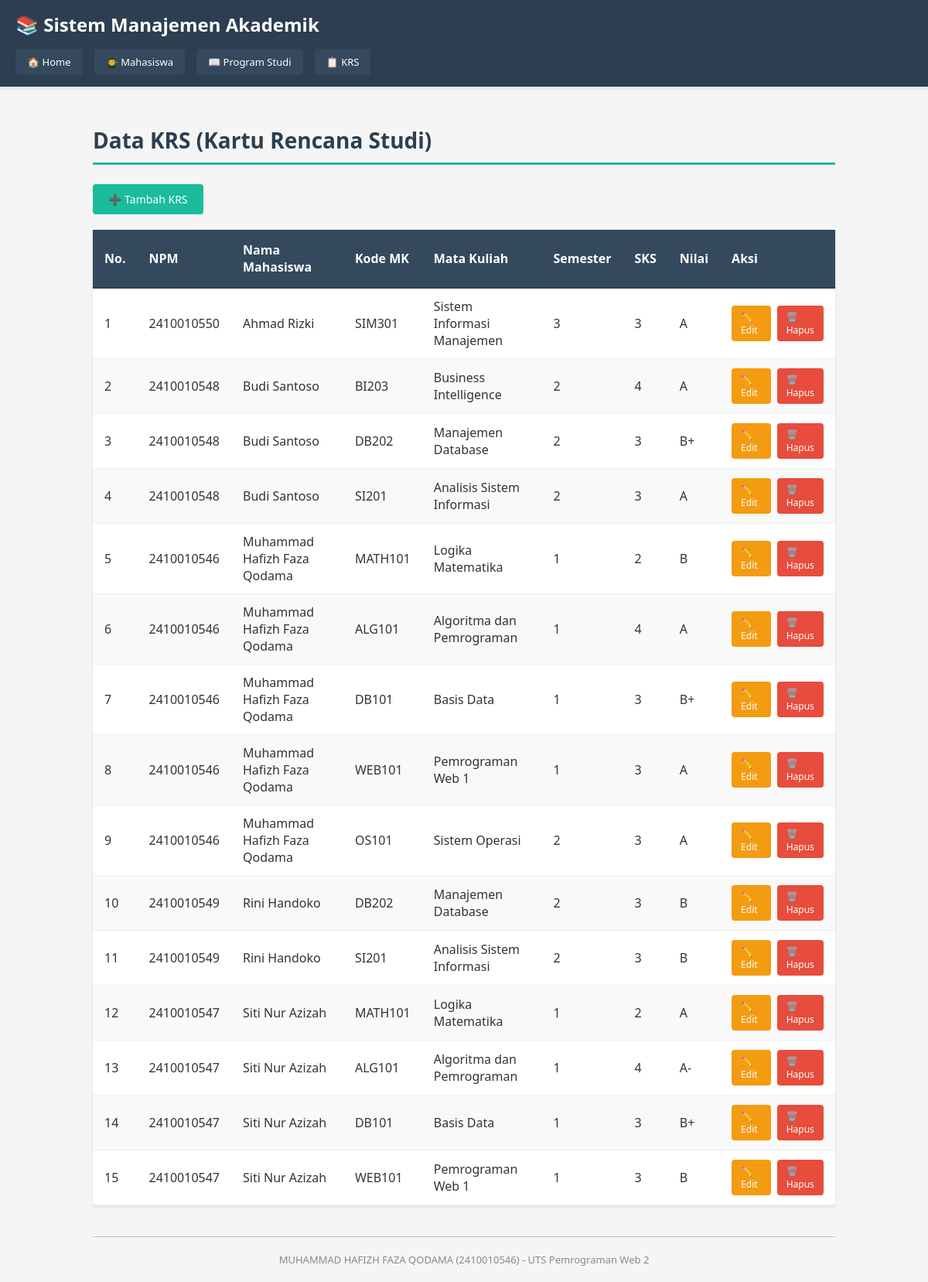
The app's page /krs/index.php with its own data.
### tables this page shows
CREATE TABLE IF NOT EXISTS krs (
    id INT PRIMARY KEY AUTO_INCREMENT,
    id_mahasiswa INT NOT NULL,
    mata_kuliah VARCHAR(100) NOT NULL,
    kode_mk VARCHAR(20) NOT NULL,
    semester INT NOT NULL,
    sks INT NOT NULL,
    nilai VARCHAR(2),
    created_at TIMESTAMP DEFAULT CURRENT_TIMESTAMP,
    FOREIGN KEY (id_mahasiswa) REFERENCES mahasiswa(id) ON DELETE CASCADE ON UPDATE CASCADE
);

CREATE TABLE IF NOT EXISTS mahasiswa (
    id INT PRIMARY KEY AUTO_INCREMENT,
    npm VARCHAR(20) NOT NULL UNIQUE,
    nama VARCHAR(100) NOT NULL,
    email VARCHAR(100),
    no_telp VARCHAR(15),
    alamat TEXT,
    id_prodi INT NOT NULL,
    created_at TIMESTAMP DEFAULT CURRENT_TIMESTAMP,
    FOREIGN KEY (id_prodi) REFERENCES prodi(id) ON DELETE CASCADE ON UPDATE CASCADE
);

### src/krs/index.php (the view, shortened to what this page needs)
<?php
require_once '../config/koneksi.php';
$result = $conn->query("
    SELECT k.*, m.npm, m.nama as nama_mahasiswa
    FROM krs k
    JOIN mahasiswa m ON k.id_mahasiswa = m.id
    ORDER BY m.nama ASC, k.semester ASC
");
$krs_list = $result->fetch_all(MYSQLI_ASSOC);
?>
<!DOCTYPE html>
<html lang="id">
<head>
    <link rel="stylesheet" href="../assets/style.css">
</head>
<body>
    <div class="navbar">
        <h1>📚 Sistem Manajemen Akademik</h1>
        <nav>
            <a href="../index.php">🏠 Home</a>
            <a href="../mahasiswa/index.php">👨‍🎓 Mahasiswa</a>
            <a href="../prodi/index.php">📖 Program Studi</a>
            <a href="../krs/index.php">📋 KRS</a>
        </nav>
    </div>
    <div class="container">
        <h2 class="page-title">Data KRS (Kartu Rencana Studi)</h2>
        <div class="btn-container">
            <a href="tambah.php" class="btn btn-primary">➕ Tambah KRS</a>
        </div>
        <?php if (count($krs_list) > 0): ?>
            <table>
                <thead>
                    <tr>
                        <th>No.</th>
                        <th>NPM</th>
                        <th>Nama Mahasiswa</th>
                        <th>Kode MK</th>
                        <th>Mata Kuliah</th>
                        <th>Semester</th>
                        <th>SKS</th>
                        <th>Nilai</th>
                        <th>Aksi</th>
                    </tr>
                </thead>
                <tbody>
                    <?php foreach ($krs_list as $index => $k): ?>
                        <tr>
                            <td><?php echo $index + 1; ?></td>
                            <td><?php echo htmlspecialchars($k['npm']); ?></td>
                            <td><?php echo htmlspecialchars($k['nama_mahasiswa']); ?></td>
                            <td><?php echo htmlspecialchars($k['kode_mk']); ?></td>
                            <td><?php echo htmlspecialchars($k['mata_kuliah']); ?></td>
                            <td><?php echo $k['semester']; ?></td>
                            <td><?php echo $k['sks']; ?></td>
                            <td><?php echo htmlspecialchars($k['nilai'] ?? '-'); ?></td>
                            <td>
                                <div class="action-buttons">
                                    <a href="edit.php?id=<?php echo $k['id']; ?>" class="btn btn-warning">✏️ Edit</a>
                                    <a href="index.php?hapus=<?php echo $k['id']; ?>" class="btn btn-danger" onclick="return confirm('Yakin ingin menghapus?')">🗑️ Hapus</a>
                                </div>
                            </td>
                        </tr>
                    <?php endforeach; ?>
                </tbody>
            </table>
        <?php else: ?>
            <div class="empty-message">
                📭 Belum ada data KRS
            </div>
        <?php endif; ?>
        <div class="footer">
            <p>MUHAMMAD HAFIZH FAZA QODAMA (2410010546) - UTS Pemrograman Web 2</p>
        </div>
    </div>
</body>
</html>

### src/assets/style.css (style rules this page uses)
* { margin: 0; padding: 0; box-sizing: border-box; }
body { font-family: 'Segoe UI', Tahoma, Geneva, Verdana, sans-serif; background-color: #f5f5f5; color: #333; }
.navbar { background-color: #2c3e50; color: white; padding: 15px 20px; margin-bottom: 30px; box-shadow: 0 2px 4px rgba(0,0,0,0.1); }
.navbar h1 { font-size: 24px; margin-bottom: 10px; }
.navbar nav { margin-top: 15px; display: flex; gap: 15px; flex-wrap: wrap; }
.navbar a { color: white; text-decoration: none; padding: 8px 15px; background-color: #34495e; border-radius: 4px; transition: background-color 0.3s; font-size: 13px; }
.container { max-width: 1000px; margin: 0 auto; padding: 20px; }
.page-title { color: #2c3e50; margin-bottom: 25px; font-size: 28px; border-bottom: 3px solid #1abc9c; padding-bottom: 10px; }
.btn-container { margin-bottom: 20px; display: flex; gap: 10px; flex-wrap: wrap; }
.btn { padding: 10px 20px; text-decoration: none; border: none; border-radius: 4px; cursor: pointer; transition: all 0.3s; font-size: 14px; font-weight: 500; }
.btn-primary { background-color: #1abc9c; color: white; }
.btn-danger { background-color: #e74c3c; color: white; }
.btn-warning { background-color: #f39c12; color: white; }
table { width: 100%; border-collapse: collapse; background-color: white; box-shadow: 0 2px 4px rgba(0,0,0,0.1); margin-top: 20px; }
table thead { background-color: #34495e; color: white; }
table th { padding: 15px; text-align: left; font-weight: 600; border-bottom: 2px solid #2c3e50; }
table td { padding: 12px 15px; border-bottom: 1px solid #ecf0f1; }
table tbody tr:nth-child(even) { background-color: #f9f9f9; }
.action-buttons { display: flex; gap: 8px; }
.action-buttons a, .action-buttons button { padding: 6px 12px; font-size: 12px; }
.footer { text-align: center; margin-top: 40px; padding-top: 20px; border-top: 1px solid #bdc3c7; color: #7f8c8d; font-size: 13px; }

### records on screen
krs: id_mahasiswa.npm "2410010550", id_mahasiswa.nama "Ahmad Rizki", kode_mk "SIM301", mata_kuliah "Sistem Informasi Manajemen", semester "3", sks "3", nilai "A"
krs: id_mahasiswa.npm "2410010548", id_mahasiswa.nama "Budi Santoso", kode_mk "BI203", mata_kuliah "Business Intelligence", semester "2", sks "4", nilai "A"
krs: id_mahasiswa.npm "2410010548", id_mahasiswa.nama "Budi Santoso", kode_mk "DB202", mata_kuliah "Manajemen Database", semester "2", sks "3", nilai "B+"
krs: id_mahasiswa.npm "2410010548", id_mahasiswa.nama "Budi Santoso", kode_mk "SI201", mata_kuliah "Analisis Sistem Informasi", semester "2", sks "3", nilai "A"
krs: id_mahasiswa.npm "2410010546", id_mahasiswa.nama "Muhammad Hafizh Faza Qodama", kode_mk "MATH101", mata_kuliah "Logika Matematika", semester "1", sks "2", nilai "B"
krs: id_mahasiswa.npm "2410010546", id_mahasiswa.nama "Muhammad Hafizh Faza Qodama", kode_mk "ALG101", mata_kuliah "Algoritma dan Pemrograman", semester "1", sks "4", nilai "A"
krs: id_mahasiswa.npm "2410010546", id_mahasiswa.nama "Muhammad Hafizh Faza Qodama", kode_mk "DB101", mata_kuliah "Basis Data", semester "1", sks "3", nilai "B+"
krs: id_mahasiswa.npm "2410010546", id_mahasiswa.nama "Muhammad Hafizh Faza Qodama", kode_mk "WEB101", mata_kuliah "Pemrograman Web 1", semester "1", sks "3", nilai "A"
krs: id_mahasiswa.npm "2410010546", id_mahasiswa.nama "Muhammad Hafizh Faza Qodama", kode_mk "OS101", mata_kuliah "Sistem Operasi", semester "2", sks "3", nilai "A"
krs: id_mahasiswa.npm "2410010549", id_mahasiswa.nama "Rini Handoko", kode_mk "DB202", mata_kuliah "Manajemen Database", semester "2", sks "3", nilai "B"
krs: id_mahasiswa.npm "2410010549", id_mahasiswa.nama "Rini Handoko", kode_mk "SI201", mata_kuliah "Analisis Sistem Informasi", semester "2", sks "3", nilai "B"
krs: id_mahasiswa.npm "2410010547", id_mahasiswa.nama "Siti Nur Azizah", kode_mk "MATH101", mata_kuliah "Logika Matematika", semester "1", sks "2", nilai "A"
krs: id_mahasiswa.npm "2410010547", id_mahasiswa.nama "Siti Nur Azizah", kode_mk "ALG101", mata_kuliah "Algoritma dan Pemrograman", semester "1", sks "4", nilai "A-"
krs: id_mahasiswa.npm "2410010547", id_mahasiswa.nama "Siti Nur Azizah", kode_mk "DB101", mata_kuliah "Basis Data", semester "1", sks "3", nilai "B+"
krs: id_mahasiswa.npm "2410010547", id_mahasiswa.nama "Siti Nur Azizah", kode_mk "WEB101", mata_kuliah "Pemrograman Web 1", semester "1", sks "3", nilai "B"
